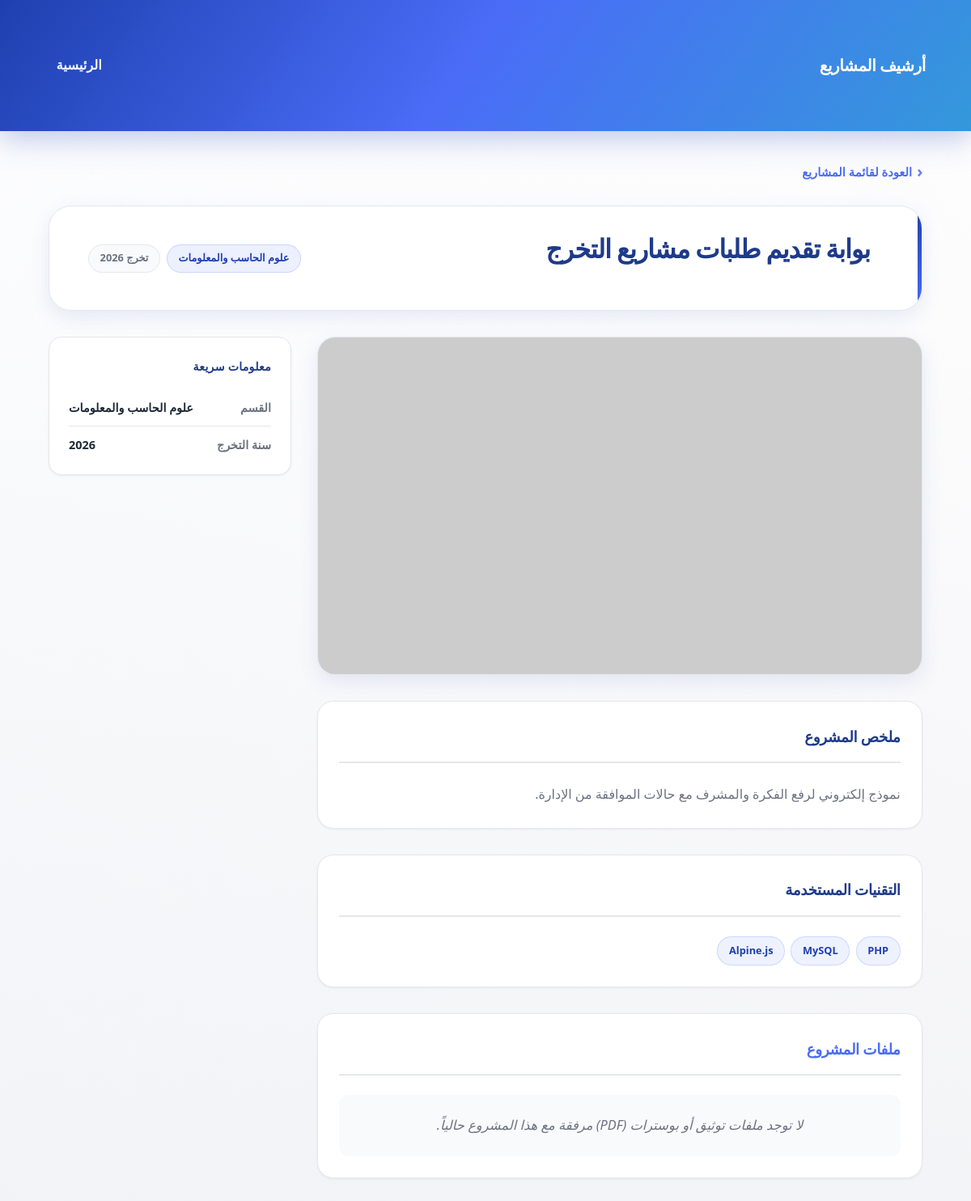
Screenshot of /project_details.php?id=10 (signed in) with the database file from the repository.
### tables this page shows
CREATE TABLE `projects` (
  `id` int(11) NOT NULL,
  `title` varchar(255) NOT NULL,
  `description` text NOT NULL,
  `department` varchar(100) NOT NULL,
  `grad_year` int(11) NOT NULL,
  `tech_stack` varchar(255) NOT NULL,
  `owner_linkedin` varchar(512) DEFAULT NULL,
  `project_poster` varchar(255) DEFAULT NULL,
  `project_poster_pdf` varchar(255) DEFAULT NULL,
  `image_url` varchar(255) DEFAULT 'default.jpg',
  `pdf_file` varchar(255) DEFAULT NULL,
  `created_at` timestamp NOT NULL DEFAULT current_timestamp()
);

### db_connect.php (called while the page is built, shortened)
<?php
function style_css_href(): string
{
    $path = __DIR__ . '/style.css';
    $v = is_readable($path) ? (string) filemtime($path) : '1';
    $cache = 'style.css?v=' . rawurlencode($v);
    return $cache;
}
function project_image_src(?string $image_url, string $fallback = 'https://via.placeholder.com/400x200?text=No+image'): string
{
    $u = trim((string) $image_url);
    if (preg_match('#^https?://#i', $u)) {
        return $u;
    }
    return 'uploads/' . $u;
}

### project_details.php (the view, shortened to what this page needs)
<?php
include 'db_connect.php';
$id = isset($_GET['id']) ? intval($_GET['id']) : 0;
$sql = "SELECT * FROM projects WHERE id = $id";
$result = $conn->query($sql);
$project = $result->fetch_assoc();
$img_main = project_image_src($project['image_url'] ?? null, 'https://via.placeholder.com/960x540?text=Project');
$techs_raw = isset($project['tech_stack']) ? $project['tech_stack'] : '';
$techs_list = array_filter(array_map('trim', explode(',', $techs_raw)));
$has_files = !empty($project['pdf_file']) || !empty($project['project_poster_pdf']);
?>
<!DOCTYPE html>
<html lang="ar" dir="rtl">
<head>
    <link rel="stylesheet" href="<?php echo htmlspecialchars(style_css_href(), ENT_QUOTES, 'UTF-8'); ?>">
</head>
<body class="page-project-detail">
    <header class="main-header project-detail-header">
        <div class="container navbar project-detail-header__inner">
            <a href="index.php" class="project-detail-brand">أرشيف المشاريع</a>
            <nav class="project-detail-nav">
                <a href="index.php">الرئيسية</a>
            </nav>
        </div>
    </header>
    <main class="project-detail-main">
        <div class="container project-detail-wrap">
            <a href="index.php" class="detail-back-link">
                <span class="detail-back-link__icon" aria-hidden="true">›</span>
                العودة لقائمة المشاريع
            </a>
            <header class="detail-page-head">
                <h1 class="detail-page-head__title"><?php echo htmlspecialchars($project['title'], ENT_QUOTES, 'UTF-8'); ?></h1>
                <div class="detail-badges">
                    <span class="detail-badge"><?php echo htmlspecialchars($project['department'], ENT_QUOTES, 'UTF-8'); ?></span>
                    <span class="detail-badge detail-badge--muted">تخرج <?php echo htmlspecialchars((string) $project['grad_year'], ENT_QUOTES, 'UTF-8'); ?></span>
                </div>
            </header>
            <div class="detail-layout">
                <div class="detail-main">
                    <figure class="detail-figure">
                        <img
                            src="<?php echo htmlspecialchars($img_main, ENT_QUOTES, 'UTF-8'); ?>"
                            alt="صورة المشروع"
                            class="detail-hero-img"
                            onerror="this.src='https://via.placeholder.com/960x540?text=صورة+المشروع'">
                    </figure>
                    <section class="detail-panel">
                        <h2 class="detail-panel__title">ملخص المشروع</h2>
                        <div class="detail-panel__body detail-prose">
                            <?php echo nl2br(htmlspecialchars($project['description'], ENT_QUOTES, 'UTF-8')); ?>
                        </div>
                    </section>
                    <?php if (!empty($techs_list)): ?>
                    <section class="detail-panel">
                        <h2 class="detail-panel__title">التقنيات المستخدمة</h2>
                        <div class="detail-tech-row">
                            <?php foreach ($techs_list as $tech): ?>
                                <span class="detail-tech-chip"><?php echo htmlspecialchars($tech, ENT_QUOTES, 'UTF-8'); ?></span>
                            <?php endforeach; ?>
                        </div>
                    </section>
                    <?php endif; ?>
                    <section class="detail-panel detail-panel--files detail-panel--files-main">
                        <h2 class="detail-panel__title">ملفات المشروع</h2>
                        <?php if ($has_files): ?>
                            <p class="detail-files-lead">يمكنك تحميل ملفات المشروع المتوفرة للاستفادة من تفاصيل البحث والتصميم.</p>
                            <div class="detail-files-actions detail-files-actions--inline">
                                <?php if (!empty($project['pdf_file'])): ?>
                                    <a href="uploads/documents/<?php echo htmlspecialchars($project['pdf_file'], ENT_QUOTES, 'UTF-8'); ?>" download class="btn btn-primary btn-download-doc">
                                        تحميل وثيقة المشروع
                                    </a>
                                <?php endif; ?>
                                <?php if (!empty($project['project_poster_pdf'])): ?>
                                    <a href="uploads/documents/<?php echo htmlspecialchars($project['project_poster_pdf'], ENT_QUOTES, 'UTF-8'); ?>" download class="btn btn-primary btn-download-poster">
                                        تحميل بوستر المشروع (PDF)
                                    </a>
                                <?php endif; ?>
                            </div>
                        <?php else: ?>
                            <p class="detail-files-empty">لا توجد ملفات توثيق أو بوسترات (PDF) مرفقة مع هذا المشروع حالياً.</p>
                        <?php endif; ?>
                    </section>
                </div>
                <aside class="detail-sidebar" aria-label="معلومات جانبية">
                    <div class="detail-side-card">
                        <h3 class="detail-side-card__title">معلومات سريعة</h3>
                        <dl class="detail-spec-list">
                            <div class="detail-spec-row">
                                <dt>القسم</dt>
                                <dd><?php echo htmlspecialchars($project['department'], ENT_QUOTES, 'UTF-8'); ?></dd>
                            </div>
                            <div class="detail-spec-row">
                                <dt>سنة التخرج</dt>
                                <dd><?php echo htmlspecialchars((string) $project['grad_year'], ENT_QUOTES, 'UTF-8'); ?></dd>
                            </div>
                        </dl>
                    </div>
                </aside>
            </div>
        </div>
    </main>
</body>
</html>

### rows the page displays
projects: title "بوابة تقديم طلبات مشاريع التخرج", department "علوم الحاسب والمعلومات", grad_year "2026", description "نموذج إلكتروني لرفع الفكرة والمشرف مع حالات الموافقة من الإدارة.", tech_stack "PHP", tech_stack "MySQL", tech_stack "Alpine.js"
